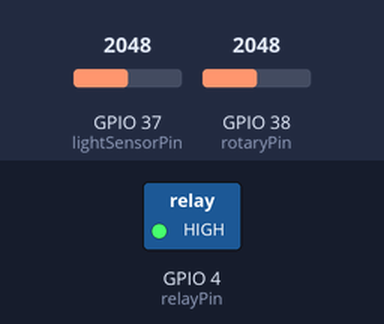
Bench run of a sketch on a simulated ESP32. On the bench: switched loads named in the sketch (green lamp = pin HIGH). Inputs (shaded band) come from the test bench; at power-on: GPIO 38 (rotaryPin) = 2048, GPIO 37 (lightSensorPin) = 2048. What the sketch prints to the serial monitor is not drawn.

Above: at 11.2 s.
11.3 s: GPIO 38 (rotaryPin) set to 1561
12.8 s: GPIO 38 (rotaryPin) set to 1446
At 13.9 s:
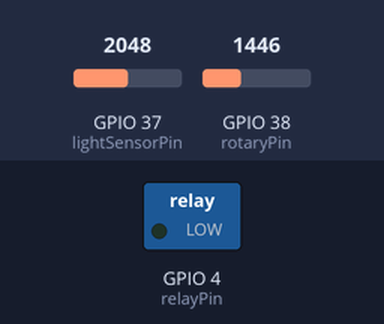
16.6 s: GPIO 38 (rotaryPin) set to 1540
At 17.8 s:
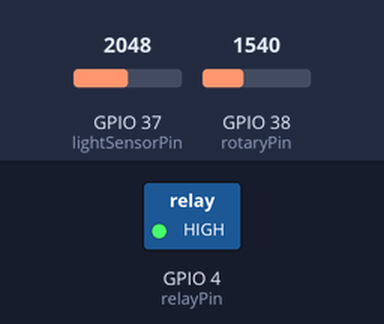
18.1 s: GPIO 38 (rotaryPin) set to 1460
At 19.2 s:
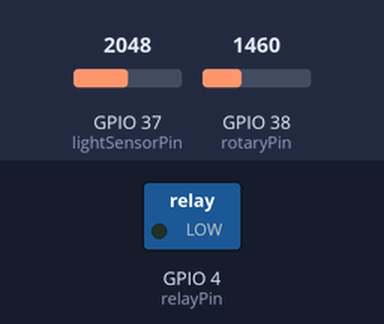
Timing chart, 0 to 20.6 s (numbered marks = the images above; inputs shaded):
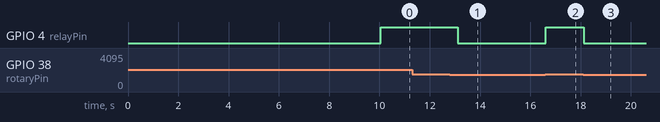

Measured:
- the behaviour switches between 1501 and 1500 on GPIO 38 (rotaryPin) (found by bisection; images 0 and 1)
- after the input at 11.3 s, every drawn part: stays the same
- after the input at 12.8 s, GPIO 4 (relayPin): HIGH → LOW after 0.31 s
- after the input at 16.6 s, GPIO 4 (relayPin): LOW → HIGH at once
- after the input at 18.1 s, GPIO 4 (relayPin): HIGH → LOW at once

The sketch:

wificonnection.ino
```cpp
#include <WiFi.h>

const int lightSensorPin = A1;   // Light sensor (J6 A1)
const int rotaryPin = A2;        // Rotary angle sensor (J6 A2)
const int relayPin = 4;          // Relay on J14 D4

bool manualMode = false;
bool relayState = false;

char ssid[] = "LightControlAP";      // WiFi AP SSID
char password[] = "12345678";        // WiFi AP password

WiFiServer server(80);               // HTTP server

void setup() {
  Serial.begin(9600);
  Serial.println("System Booting...");

  pinMode(relayPin, OUTPUT);
  digitalWrite(relayPin, LOW);
  Serial.println("Relay initialized");

  // Check WiFi hardware
  if (WiFi.status() != WL_NO_SHIELD) {
    Serial.println("WiFi hardware ready.");
  } else {
    Serial.println("⚠️ WiFi hardware not detected!");
  }

  // Start WiFi AP
  Serial.println("Starting WiFi Access Point...");
  WiFi.beginNetwork(ssid, password);

  // Wait max 10s for IP assignment
  unsigned long startTime = millis();
  while (WiFi.localIP() == INADDR_NONE && millis() - startTime < 10000) {
    delay(1000);
    Serial.println("Waiting for AP IP...");
  }

  if (WiFi.localIP() == INADDR_NONE) {
    Serial.println("❌ Failed to start Access Point. Check board or WiFi library.");
  } else {
    Serial.print("✅ AP started! IP Address: ");
    Serial.println(WiFi.localIP());
    server.begin();
    Serial.println("HTTP Server Started");
  }
}

void loop() {
  int lightVal = analogRead(lightSensorPin);   // 0–4095
  int rotaryVal = analogRead(rotaryPin);       // 0–4095

  // Determine mode
  if (rotaryVal > 100) manualMode = true;
  else if (rotaryVal < 50) manualMode = false;

  // Control logic
  if (manualMode) {
    relayState = (rotaryVal > 1500);
  } else {
    relayState = (lightVal < 1800);
  }

  digitalWrite(relayPin, relayState ? HIGH : LOW);

  // Debug output
  Serial.print("Mode: ");
  Serial.print(manualMode ? "Manual" : "Auto");
  Serial.print(" | Relay: ");
  Serial.print(relayState ? "ON" : "OFF");
  Serial.print(" | Light: ");
  Serial.print(lightVal);
  Serial.print(" | Rotary: ");
  Serial.println(rotaryVal);

  // Handle HTTP requests
  WiFiClient client = server.available();
  if (client) {
    Serial.println("Client connected");
    String req = client.readStringUntil('\r');
    client.flush();

    if (req.indexOf("/sensor") != -1) {
      String json = "{";
      json += "\"mode\": \"" + String(manualMode ? "manual" : "auto") + "\", ";
      json += "\"relay\": \"" + String(relayState ? "on" : "off") + "\", ";
      json += "\"light\": " + String(lightVal) + ", ";
      json += "\"rotary\": " + String(rotaryVal);
      json += "}";

      client.println("HTTP/1.1 200 OK");
      client.println("Content-Type: application/json");
      client.println("Connection: close");
      client.println();
      client.println(json);

      Serial.println("Sent /sensor JSON");
    } else {
      client.println("HTTP/1.1 404 Not Found");
      client.println("Connection: close");
      client.println();
    }

    client.stop();
    Serial.println("Client disconnected");
  }

  delay(500); // Polling interval
}
```
